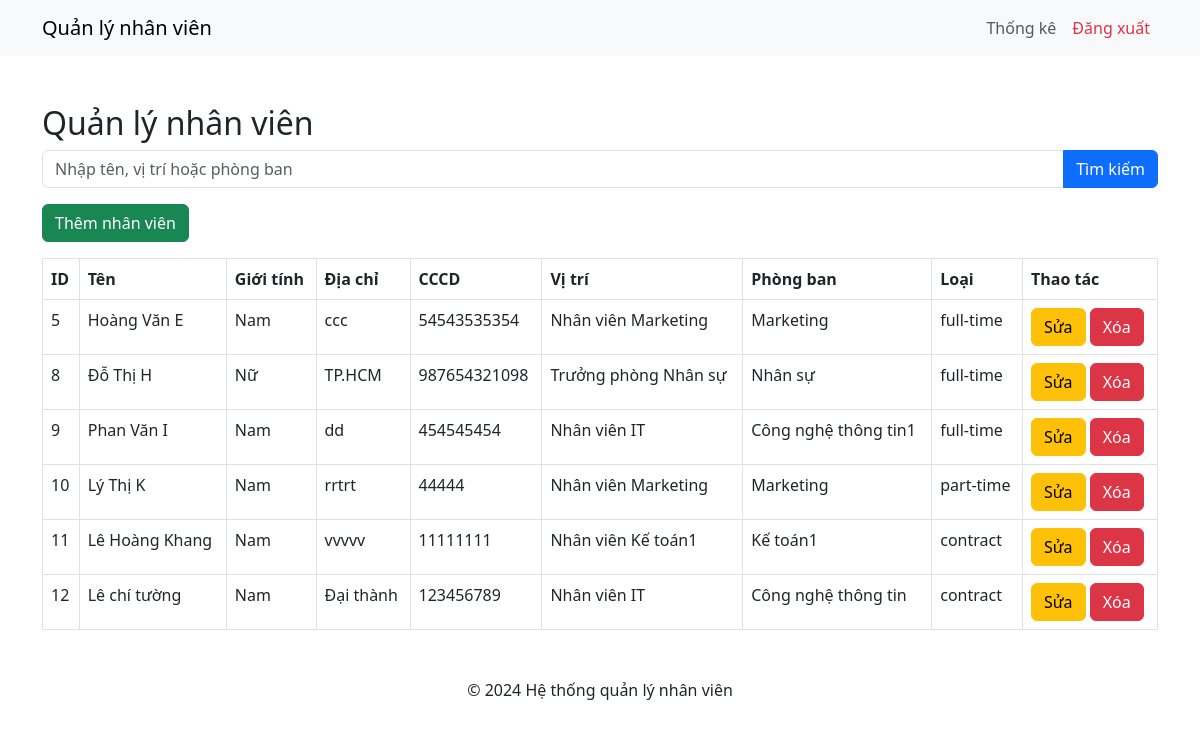
/employee-management/views/employees.php (signed in), run on the app's committed database.
### tables this page shows
CREATE TABLE `employees` (
  `id` int(11) NOT NULL,
  `name` varchar(100) NOT NULL,
  `gender` varchar(10) DEFAULT NULL,
  `address` text DEFAULT NULL,
  `cccd` varchar(20) DEFAULT NULL,
  `position` varchar(100) NOT NULL,
  `department` varchar(100) NOT NULL,
  `type` enum('full-time','part-time','contract') NOT NULL,
  `created_at` datetime DEFAULT current_timestamp(),
  `updated_at` datetime DEFAULT current_timestamp() ON UPDATE current_timestamp(),
  `created_by` int(11) DEFAULT NULL,
  `updated_by` int(11) DEFAULT NULL
);

### employee-management/includes/auth.php (called while the page is built, shortened)
<?php
function isAdmin() {
    return isset($_SESSION['role']) && $_SESSION['role'] === 'admin';
}
?>

### employee-management/views/employees.php (the view, shortened to what this page needs)
<?php
include '../includes/auth.php';
include '../includes/header.php';
include '../includes/db.php';
$keyword = isset($_GET['keyword']) ? trim($_GET['keyword']) : '';
if ($keyword) {
    $stmt = $pdo->prepare("SELECT id, name, position, department, type, gender, address, cccd
                           FROM employees
                           WHERE name LIKE :keyword
                           OR position LIKE :keyword
                           OR department LIKE :keyword");
    $stmt->execute([':keyword' => "%$keyword%"]);
} else {
    $stmt = $pdo->query("SELECT id, name, position, department, type, gender, address, cccd FROM employees");
}
$employees = $stmt->fetchAll();
?>
<div class="container mt-5">
    <h2>Quản lý nhân viên</h2>
    <form method="GET" action="" class="mb-3">
        <div class="input-group">
            <input type="text" name="keyword" class="form-control" placeholder="Nhập tên, vị trí hoặc phòng ban" value="<?= isset($_GET['keyword']) ? htmlspecialchars($_GET['keyword']) : '' ?>">
            <button class="btn btn-primary" type="submit">Tìm kiếm</button>
        </div>
    </form>
    <a href="add_employee.php" class="btn btn-success mb-3">Thêm nhân viên</a>
    <table class="table table-bordered">
        <thead>
            <tr>
                <th>ID</th>
                <th>Tên</th>
                <th>Giới tính</th>
                <th>Địa chỉ</th>
                <th>CCCD</th>
                <th>Vị trí</th>
                <th>Phòng ban</th>
                <th>Loại</th>
                <th>Thao tác</th>
            </tr>
        </thead>
        <tbody>
            <?php if ($employees): ?>
                <?php foreach ($employees as $employee): ?>
                    <tr>
                        <td><?= htmlspecialchars($employee['id']) ?></td>
                        <td><?= htmlspecialchars($employee['name']) ?></td>
                        <td><?= htmlspecialchars($employee['gender']) ?></td>
                        <td><?= htmlspecialchars($employee['address']) ?></td>
                        <td><?= htmlspecialchars($employee['cccd']) ?></td>
                        <td><?= htmlspecialchars($employee['position']) ?></td>
                        <td><?= htmlspecialchars($employee['department']) ?></td>
                        <td><?= htmlspecialchars($employee['type']) ?></td>
                        <td>
                            <a href="edit_employee.php?id=<?= htmlspecialchars($employee['id']) ?>" class="btn btn-warning">Sửa</a>
                            <a href="delete_employee.php?id=<?= htmlspecialchars($employee['id']) ?>" class="btn btn-danger">Xóa</a>
                        </td>
                    </tr>
                <?php endforeach; ?>
            <?php else: ?>
                <tr>
                    <td colspan="9" class="text-center">Không tìm thấy kết quả nào</td>
                </tr>
            <?php endif; ?>
        </tbody>
    </table>
</div>
<?php include '../includes/footer.php'; ?>

### employee-management/includes/header.php (shortened to what this page needs)
<!DOCTYPE html>
<html lang="vi">
<head>
    <link href="https://cdn.jsdelivr.net/npm/bootstrap@5.3.0/dist/css/bootstrap.min.css" rel="stylesheet">
</head>
<body>
    <nav class="navbar navbar-expand-lg navbar-light bg-light">
        <div class="container">
            <a class="navbar-brand" href="index.php">Quản lý nhân viên</a>
            <div class="collapse navbar-collapse">
                <ul class="navbar-nav ms-auto">
                    <?php if (isAdmin()): ?>
                        <li class="nav-item"><a class="nav-link" href="statistics.php">Thống kê</a></li>
                    <?php endif; ?>
                    <li class="nav-item"><a class="nav-link text-danger" href="../logout.php">Đăng xuất</a></li>
                </ul>
            </div>
        </div>
    </nav>

### employee-management/includes/footer.php
<footer class="text-center mt-5">
        <p>&copy; 2024 Hệ thống quản lý nhân viên</p>
    </footer>
</body>
</html>

### data on the page
employees: id "5", name "Hoàng Văn E", gender "Nam", address "ccc", cccd "54543535354", position "Nhân viên Marketing", department "Marketing", type "full-time"
employees: id "8", name "Đỗ Thị H", gender "Nữ", address "TP.HCM", cccd "987654321098", position "Trưởng phòng Nhân sự", department "Nhân sự", type "full-time"
employees: id "9", name "Phan Văn I", gender "Nam", address "dd", cccd "454545454", position "Nhân viên IT", department "Công nghệ thông tin1", type "full-time"
employees: id "10", name "Lý Thị K", gender "Nam", address "rrtrt", cccd "44444", position "Nhân viên Marketing", department "Marketing", type "part-time"
employees: id "11", name "Lê Hoàng Khang", gender "Nam", address "vvvvv", cccd "11111111", position "Nhân viên Kế toán1", department "Kế toán1", type "contract"
employees: id "12", name "Lê chí tường", gender "Nam", address "Đại thành", cccd "123456789", position "Nhân viên IT", department "Công nghệ thông tin", type "contract"
